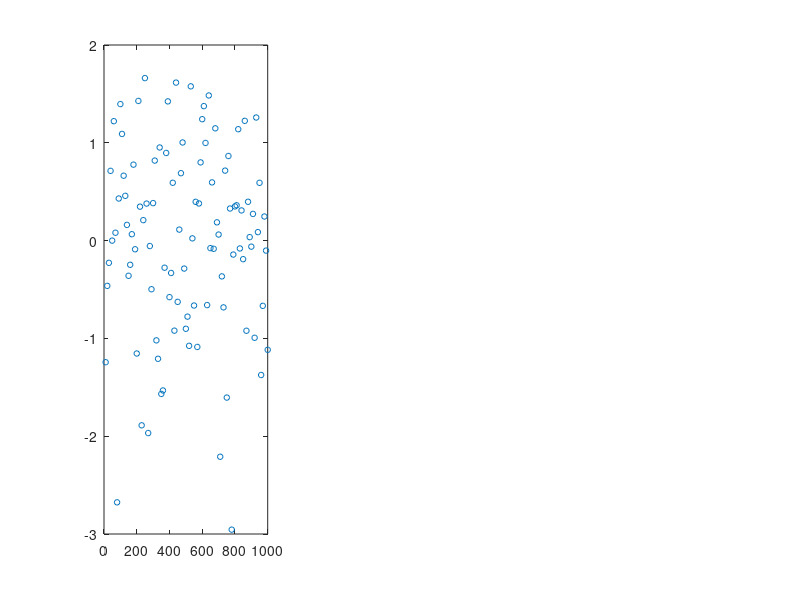

Recreate this plot in MATLAB. (Note: this script raises an error after producing the figure.)
%% Lesson 4 - Chi-square: do the data agree with our error model?
%
% Every error bar so far came from C_d, the noise we SAID the data has.
% On real data there is one survey and no Monte Carlo. Can C_d be checked
% from the data alone?
%
% Yes: if sample i has sigma_i, its residual should be about sigma_i, so
% the average of (r_i/sigma_i)^2 should be about 1. That average is the
% REDUCED CHI-SQUARE. fabricGLS and traveltimeFabricML report it as
% out.chi2_dof, and fabricGLS uses it to widen its error bars.

clear; close all; rng(4);

%% 1. The reduced chi-square
% Lesson 2's setup: phase vs depth with a sigma per sample.
g = 0.3001;
z = (10:10:1000)';
N = numel(z);
m_true = [0.4; 0.05];
G = [ones(N,1), g*z];
P = size(G, 2);                      % number of unknowns

sd_true = 0.1 + 0.4*(z/1000);        % the noise the data really has
d = G*m_true + sd_true .* randn(N,1);

w  = 1 ./ sd_true.^2;
m  = (G' * (w.*G)) \ (G' * (w.*d));
r  = d - G*m;
chi2 = sum(w .* r.^2)                % sum of (r_i / sigma_i)^2
dof  = N - P                         % degrees of freedom
chi2_dof = chi2 / dof                % should be near 1

% N - P, not N: fitting P unknowns absorbs some noise, so the residuals
% are slightly smaller than the noise. With a prior (lesson 5) the count
% becomes N minus the sum of the resolution diagonal, as in fabricGLS.

%% 2. Three scenarios
% (i)   the right sigma
% (ii)  sigma believed HALF its true size
% (iii) right sigma, wrong MODEL: the fabric strengthens with depth, so the
%       phase curves, and we still fit a line
d_curved = G*m_true + g*0.03*(z.^2/1000) + sd_true .* randn(N,1);

scen = {'(i) right sigma',  sd_true,   d;
        '(ii) sigma too small', sd_true/2, d;
        '(iii) model too simple', sd_true, d_curved};

figure('Name', 'Lesson 4a', 'Position', [100 100 1200 360]);
for s = 1:3
  sd_believed = scen{s,2};
  ds = scen{s,3};
  ws = 1 ./ sd_believed.^2;
  ms = (G' * (ws.*G)) \ (G' * (ws.*ds));
  rs = ds - G*ms;
  c2 = sum(ws .* rs.^2) / (N - P);
  fprintf('%-24s chi2/dof = %6.2f\n', scen{s,1}, c2);

  subplot(1,3,s);
  plot(z, rs ./ sd_believed, 'o', 'MarkerSize', 4); hold on;
  yline([-1 1], '--', 'Color', [0.4 0.4 0.4]); yline(0, 'Color', [0.4 0.4 0.4]);
  ylim([-8 8]); grid on;
  xlabel('depth [m]'); ylabel('r_i / \sigma_i');
  title(sprintf('%s: \\chi^2/dof = %.1f', scen{s,1}, c2));
end
% (ii): residuals too big everywhere. (iii): a pattern, a smile. chi2/dof
% cannot tell them apart; the residual plot can. Always look at both.

%% 3. What fabricGLS does with it: widen, never shrink
% If chi2/dof = 4 the residuals are twice what C_d claims, so multiply every
% error bar by sqrt(chi2/dof). From fabricGLS:
%
%     sig = sig * sqrt(max(chi2_dof, 1));
%
% max(..., 1): a better-than-expected fit does not earn tighter error bars.
% On a nonlinear problem it more often means a local minimum.
R = 3000;
for s = 2:3
  sd_believed = scen{s,2};
  ws = 1 ./ sd_believed.^2;
  C_M = inv(G' * (ws.*G));                           %#ok<MINV>
  est = zeros(R,1); scaled = zeros(R,1);
  for k = 1:R
    if s == 2, dk = G*m_true + sd_true .* randn(N,1);
    else,      dk = G*m_true + g*0.03*(z.^2/1000) + sd_true .* randn(N,1); end
    mk = (G' * (ws.*G)) \ (G' * (ws.*dk));
    c2 = sum(ws .* (dk - G*mk).^2) / (N - P);
    est(k) = mk(2);
    scaled(k) = sqrt(C_M(2,2)) * sqrt(max(c2, 1));
  end
  fprintf('\n%s\n', scen{s,1});
  fprintf('  raw claimed sigma %.5f | scaled %.5f | measured scatter %.5f\n', ...
    sqrt(C_M(2,2)), median(scaled), std(est));
  fprintf('  mean estimate %.4f vs truth %.4f  (bias %.4f)\n', ...
    mean(est), m_true(2), mean(est) - m_true(2));
end

%% TAKEAWAYS
% - chi2/dof near 1: C_d and the model agree with the data. Far above 1:
%   C_d is too small or the model is missing something. Plot r./sigma.
% - Scaling fixes (ii). In (iii) it widens the error bar but cannot remove
%   the bias: no error bar fixes a wrong model. That is why fabricGLS lets
%   theta vary with depth instead of forcing it constant (lesson 7).
%
%% TRY THIS
% 1. Set sd_believed = 2*sd_true. What is chi2/dof? Should the error bars
%    shrink?
% 2. Add a column g*z.^2 to G in scenario (iii). What happens to chi2/dof
%    and the bias?
